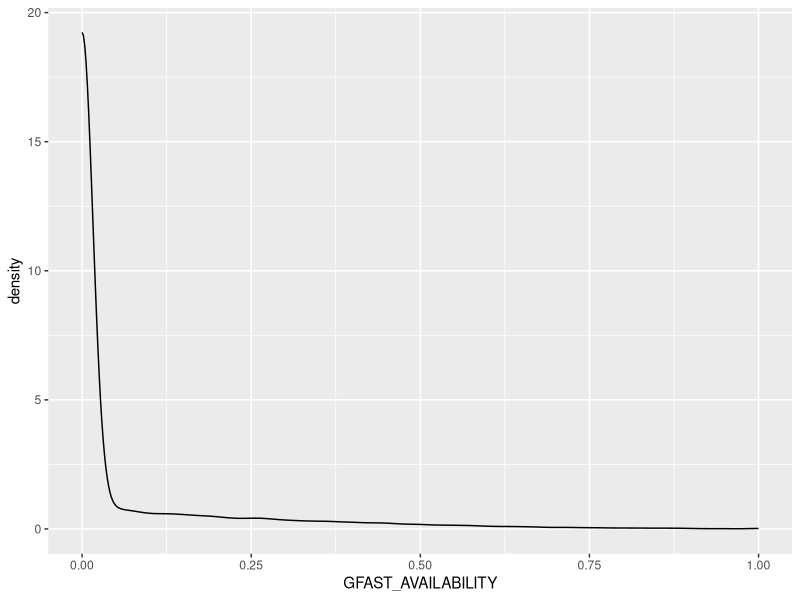
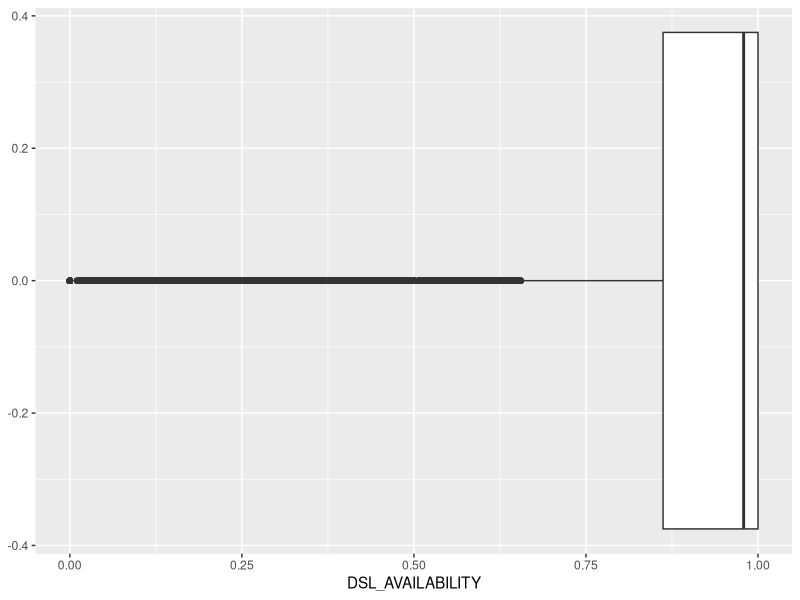
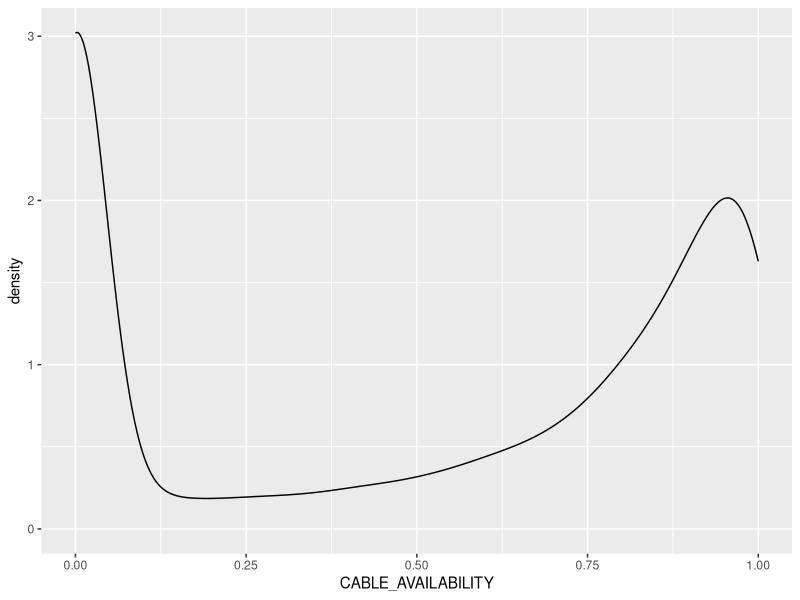
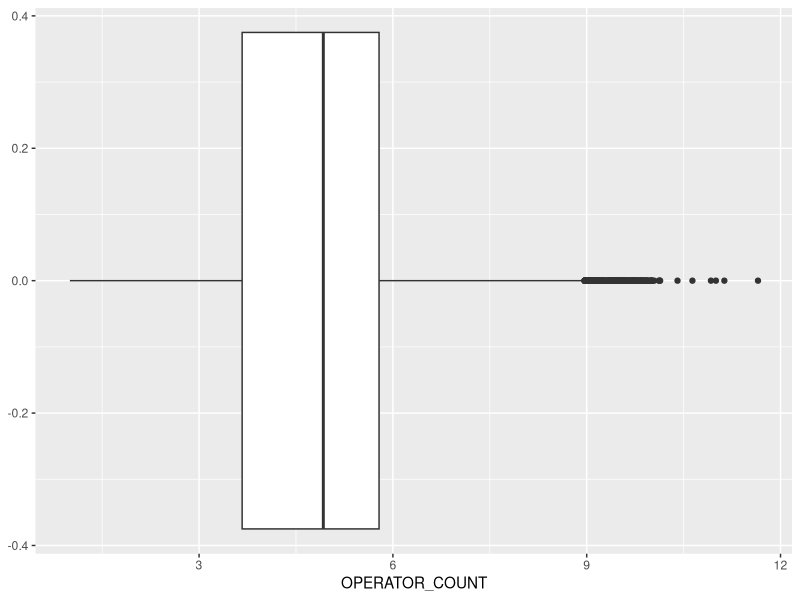

The R source for these figures, in order:
### This R file contains the code to construct the updated Broadband Infrastructure Index (BII)
# new BII 2023 for ALL UK
# this is a relative index, i.e., we do not calculate raw 'scores', only rank LSOAs relative to each other

# the variables included to construct the BII are queried directly from the:
# FACT_OPERATOR, UPC_OUTPUT, FACT_POSTCODE_TECH and FACT_SPEED_TEST tables in the Snowflake database
# see "BII_query_all_in_one.rtf" file in 'BII' directory for the full SQL query

# load packages
library(tidyverse)

# optional -- depends on your working directory
setwd("~/Desktop/Point-Topic/pointtopic/BII/")

# read the query output file (should be in same directory as this .R file)
new_bii <- read_csv("BII_query_output_July23.csv")

# create new COUNTRY column based on LSOA codes
new_bii$COUNTRY <- ifelse(grepl('^E', new_bii$LSOA), "England",
                          ifelse(grepl('^W', new_bii$LSOA), "Wales",
                                 ifelse(grepl('^S', new_bii$LSOA), "Scotland", "Northern Ireland")))

### 1. Exploratory Data Analysis ----------------------------------------------
# is GFAST relevant?
summary(new_bii$GFAST_AVAILABILITY)
# plot
new_bii %>% ggplot(aes(x = GFAST_AVAILABILITY)) +
  geom_density()

# is DSL relevant?
summary(new_bii$DSL_AVAILABILITY)
# plot
new_bii %>% ggplot(aes(x = DSL_AVAILABILITY)) +
  geom_boxplot()

# is Cable relevant?
summary(new_bii$CABLE_AVAILABILITY)
# plot
new_bii %>% ggplot(aes(x = CABLE_AVAILABILITY)) +
  geom_density()

# operator count
summary(new_bii$OPERATOR_COUNT)
# plot
new_bii %>% ggplot(aes(x = OPERATOR_COUNT)) +
  geom_boxplot()

### 2. creating the index -----------------------------------------------------
# from the EDA, we choose to drop Gfast as it does not contribute/add much information
# data suggests almost no one uses Gfast anymore
new_bii <- dplyr::select(new_bii, -GFAST_AVAILABILITY)

# create empty rank columns for each variable
new_bii <- mutate(new_bii,
                  fttp_rank = NA,
                  fttc_rank = NA,
                  dsl_rank = NA,
                  cable_rank = NA,
                  opscount_rank = NA,
                  down_rank = NA,
                  up_rank = NA)

# create new tables for each nation
# England
new_bii_england <- filter(new_bii, COUNTRY == 'England')
# Wales
new_bii_wales <- filter(new_bii, COUNTRY == 'Wales')
# Scotland
new_bii_scotland <- filter(new_bii, COUNTRY == 'Scotland')
# Northern Ireland
new_bii_nireland <- filter(new_bii, COUNTRY == 'Northern Ireland')

# FOR EACH NATION: creating LSOA ranking for broadband technology availability variables (FTTP, FTTC, DSL, Cable)
# 0-100 % availability -- higher (more availability) is better

# FTTP
# England
new_bii_england$fttp_rank[order(new_bii_england$FTTP_AVAILABILITY, decreasing = TRUE)] <- 1:nrow(new_bii_england)
# Wales
new_bii_wales$fttp_rank[order(new_bii_wales$FTTP_AVAILABILITY, decreasing = TRUE)] <- 1:nrow(new_bii_wales)
# Scotland
new_bii_scotland$fttp_rank[order(new_bii_scotland$FTTP_AVAILABILITY, decreasing = TRUE)] <- 1:nrow(new_bii_scotland)
# Northern Ireland
new_bii_nireland$fttp_rank[order(new_bii_nireland$FTTP_AVAILABILITY, decreasing = TRUE)] <- 1:nrow(new_bii_nireland)


# FTTC
# England
new_bii_england$fttc_rank[order(new_bii_england$FTTC_AVAILABILITY, decreasing = TRUE)] <- 1:nrow(new_bii_england)
# Wales
new_bii_wales$fttc_rank[order(new_bii_wales$FTTC_AVAILABILITY, decreasing = TRUE)] <- 1:nrow(new_bii_wales)
# Scotland
new_bii_scotland$fttc_rank[order(new_bii_scotland$FTTC_AVAILABILITY, decreasing = TRUE)] <- 1:nrow(new_bii_scotland)
# Northern Ireland
new_bii_nireland$fttc_rank[order(new_bii_nireland$FTTC_AVAILABILITY, decreasing = TRUE)] <- 1:nrow(new_bii_nireland)


# DSL
# England
new_bii_england$dsl_rank[order(new_bii_england$DSL_AVAILABILITY, decreasing = TRUE)] <- 1:nrow(new_bii_england)
# Wales
new_bii_wales$dsl_rank[order(new_bii_wales$DSL_AVAILABILITY, decreasing = TRUE)] <- 1:nrow(new_bii_wales)
# Scotland
new_bii_scotland$dsl_rank[order(new_bii_scotland$DSL_AVAILABILITY, decreasing = TRUE)] <- 1:nrow(new_bii_scotland)
# Northern Ireland
new_bii_nireland$dsl_rank[order(new_bii_nireland$DSL_AVAILABILITY, decreasing = TRUE)] <- 1:nrow(new_bii_nireland)


# Cable
# England
new_bii_england$cable_rank[order(new_bii_england$CABLE_AVAILABILITY, decreasing = TRUE)] <- 1:nrow(new_bii_england)
# Wales
new_bii_wales$cable_rank[order(new_bii_wales$CABLE_AVAILABILITY, decreasing = TRUE)] <- 1:nrow(new_bii_wales)
# Scotland
new_bii_scotland$cable_rank[order(new_bii_scotland$CABLE_AVAILABILITY, decreasing = TRUE)] <- 1:nrow(new_bii_scotland)
# Northern Ireland
new_bii_nireland$cable_rank[order(new_bii_nireland$CABLE_AVAILABILITY, decreasing = TRUE)] <- 1:nrow(new_bii_nireland)


# FOR EACH NATION: LSOA ranking for OPERATOR_COUNT -- higher (more operators) is better
# England
new_bii_england$opscount_rank[order(new_bii_england$OPERATOR_COUNT, decreasing = TRUE)] <- 1:nrow(new_bii_england)
# Wales
new_bii_wales$opscount_rank[order(new_bii_wales$OPERATOR_COUNT, decreasing = TRUE)] <- 1:nrow(new_bii_wales)
# Scotland
new_bii_scotland$opscount_rank[order(new_bii_scotland$OPERATOR_COUNT, decreasing = TRUE)] <- 1:nrow(new_bii_scotland)
# Northern Ireland
new_bii_nireland$opscount_rank[order(new_bii_nireland$OPERATOR_COUNT, decreasing = TRUE)] <- 1:nrow(new_bii_nireland)


# FOR EACH NATION: LSOA ranking for speed tests -- higher (faster) is better
# Down_speed
# England
new_bii_england$down_rank[order(new_bii_england$DOWN_MBPS, decreasing = TRUE)] <- 1:nrow(new_bii_england)
# Wales
new_bii_wales$down_rank[order(new_bii_wales$DOWN_MBPS, decreasing = TRUE)] <- 1:nrow(new_bii_wales)
# Scotland
new_bii_scotland$down_rank[order(new_bii_scotland$DOWN_MBPS, decreasing = TRUE)] <- 1:nrow(new_bii_scotland)
# Northern Ireland
new_bii_nireland$down_rank[order(new_bii_nireland$DOWN_MBPS, decreasing = TRUE)] <- 1:nrow(new_bii_nireland)

# Up_speed
# England
new_bii_england$up_rank[order(new_bii_england$UP_MBPS, decreasing = TRUE)] <- 1:nrow(new_bii_england)
# Wales
new_bii_wales$up_rank[order(new_bii_wales$UP_MBPS, decreasing = TRUE)] <- 1:nrow(new_bii_wales)
# Scotland
new_bii_scotland$up_rank[order(new_bii_scotland$UP_MBPS, decreasing = TRUE)] <- 1:nrow(new_bii_scotland)
# Northern Ireland
new_bii_nireland$up_rank[order(new_bii_nireland$UP_MBPS, decreasing = TRUE)] <- 1:nrow(new_bii_nireland)



# FOR EACH NATION: create column for total sum of ranks for each LSOA
# England
new_bii_england$rank_sum <- (new_bii_england$fttp_rank)+(new_bii_england$fttc_rank)+(new_bii_england$dsl_rank)+
  (new_bii_england$cable_rank)+(new_bii_england$opscount_rank)+(new_bii_england$down_rank)+(new_bii_england$up_rank)
# Wales
new_bii_wales$rank_sum <- (new_bii_wales$fttp_rank)+(new_bii_wales$fttc_rank)+(new_bii_wales$dsl_rank)+
  (new_bii_wales$cable_rank)+(new_bii_wales$opscount_rank)+(new_bii_wales$down_rank)+(new_bii_wales$up_rank)
# Scotland
new_bii_scotland$rank_sum <- (new_bii_scotland$fttp_rank)+(new_bii_scotland$fttc_rank)+(new_bii_scotland$dsl_rank)+
  (new_bii_scotland$cable_rank)+(new_bii_scotland$opscount_rank)+(new_bii_scotland$down_rank)+(new_bii_scotland$up_rank)
# Northern Ireland
new_bii_nireland$rank_sum <- (new_bii_nireland$fttp_rank)+(new_bii_nireland$fttc_rank)+(new_bii_nireland$dsl_rank)+
  (new_bii_nireland$cable_rank)+(new_bii_nireland$opscount_rank)+(new_bii_nireland$down_rank)+(new_bii_nireland$up_rank)


# FOR EACH NATION: use rank_sum to create final relative rank: 1 is best (lower overall rank is better)
# England
new_bii_england$final_RANK[order(new_bii_england$rank_sum)] <- 1:nrow(new_bii_england)
# Wales
new_bii_wales$final_RANK[order(new_bii_wales$rank_sum)] <- 1:nrow(new_bii_wales)
# Scotland
new_bii_scotland$final_RANK[order(new_bii_scotland$rank_sum)] <- 1:nrow(new_bii_scotland)
# Northern Ireland
new_bii_nireland$final_RANK[order(new_bii_nireland$rank_sum)] <- 1:nrow(new_bii_nireland)

# summaries of each nation BII
summary(new_bii_england)
summary(new_bii_wales)
summary(new_bii_scotland)
summary(new_bii_nireland)


# save each nation BII as .csv
write_csv(new_bii_england, "newBII_output2023_England.csv")
write_csv(new_bii_wales, "newBII_output2023_Wales.csv")
write_csv(new_bii_scotland, "newBII_output2023_Scotland.csv")
write_csv(new_bii_nireland, "newBII_output2023_NIreland.csv")
